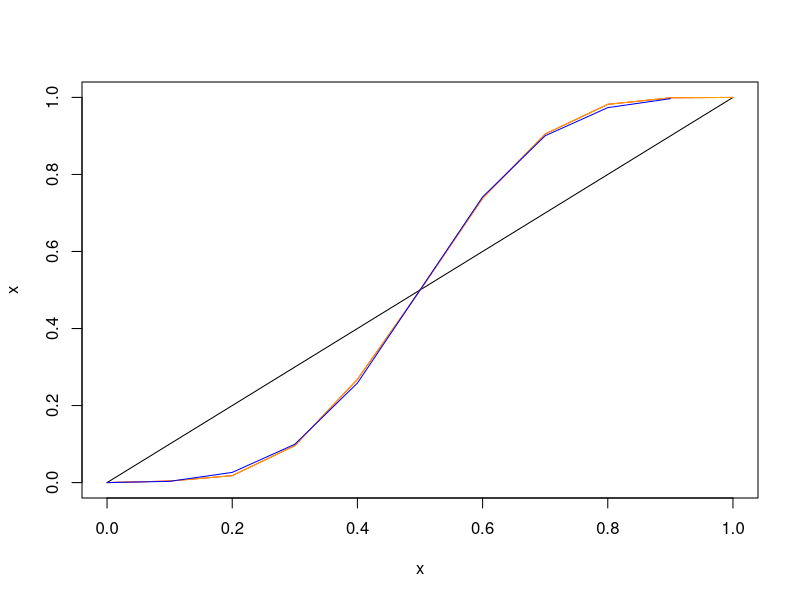

This chart was generated by the following R code:



pop = 1:100
spl <- list()
i=1
while(length(pop) > 0){
	s = sample(1:length(pop), 10)
	spl[[i]] <- pop[s]
	pop = pop[-s]
	i=i+1
}

res = vector()

pop.behav = c(rep("W", 20), rep("E", 80))

for(i in 1:length(spl)){
	if(length(which(pop.behav[spl[[i]]] == "W")) > 5){
		pop.behav[spl[[i]]] <- rep("W", 10)
	}
	if(length(which(pop.behav[spl[[i]]] == "W")) < 5){
		pop.behav[spl[[i]]] <- rep("E", 10)
	}
	if(length(which(pop.behav[spl[[i]]] == "W")) == 5){
		pop.behav[spl[[i]]] <- rep(sample(c("W","E"),1), 10)
	} 
}

res = c(res, length(which(pop.behav == "W")))


x = seq(0,1,0.1)
y = c(0, 0.004, 0.018, 0.096, 0.268, 0.499, 0.738, 0.905, 0.982, 0.999, 1)
y2 = c(0, 0.004, 0.018, 0.096, 0.268, 0.499, 0.738, 0.905, 0.982, 0.999, 1)



lambda=2.6
yy = ((x/(1-x))^lambda) / (1+((x/(1-x))^lambda))

plot(x, x, type='l')
points(x, y, type='l', col="red")
points(x, y, type='l', col="orange")

points(x, yy, type='l', col="blue")


